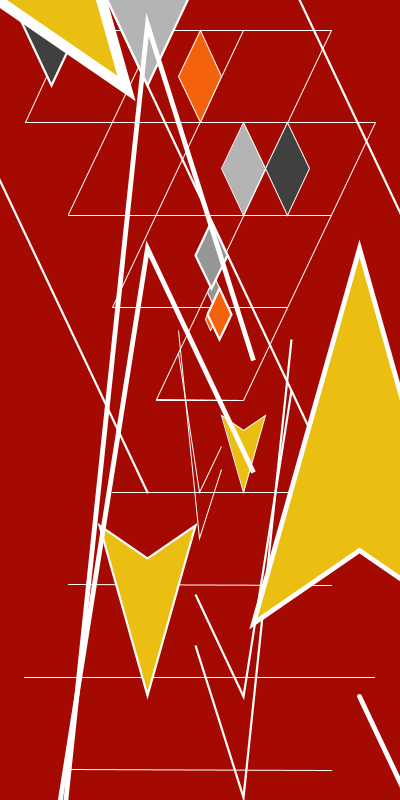
Frame 1 (no input)
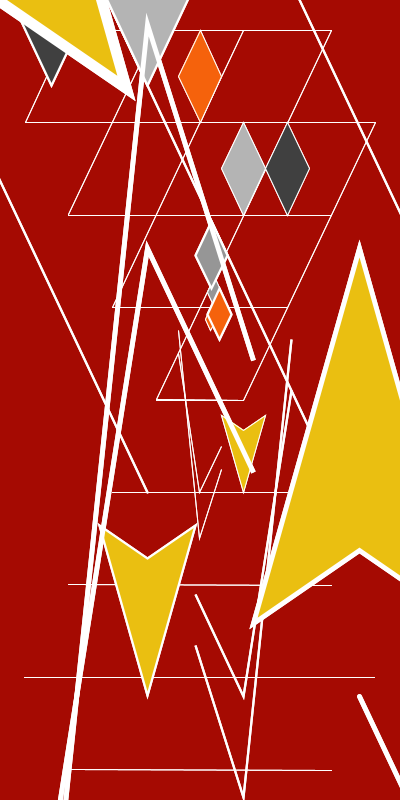
Frame 2 (the mouse pressed at the canvas centre, redrawn once)

The Processing sketch that drew these frames (run headless with seeded random() and noise(); the mouse was pressed at the canvas centre and the sketch redrawn once):

// Processing sketch: processing_24609
// ── processing_24609.pde



//////   WALLPAPER PROJECT 4   ////////
//////       -------------     ////////

void setup(){
  size(400,800);

  background(165, 10, 2);
  smooth();
  noLoop();
  
  strokeWeight(1);
  stroke(255);
}

final float xStart = 25;
final float yStart = 30;

float xs, ys;

float xDiff;
float yDiff;

void draw(){
  
  
  xs = xStart - width / 2;
  ys = yStart - height / 2;
  xDiff = (width / 2 - xStart) / 4;
  yDiff = (height / 2 - yStart) / 4;
  
  translate(width / 2, height / 2);
  
  horiLines();
  rotate(PI);
  horiLines();
  
  rotate(PI);
  diaLines();
  scale(-1.0, 1.0);
  diaLines();
  rotate(PI);
  diaLines();
  scale(-1.0, 1.0);
  diaLines();
  rotate(PI);
  
  scale(1.5);
  
  float at = xs + xDiff * 5;
  fill(255);
  quad(at, ys, at + xDiff / 2, ys + yDiff / 2, at, ys + yDiff, at - xDiff / 2, ys + yDiff / 2);
  
  fill(33, 135, 234);
  rotate(PI);
  quad(at, yStart, at + xDiff / 2, yStart / 2, at, 0, at - xDiff / 2, yStart / 2);
  
  rotate(PI);
  fill(255);
  quad(at, yStart, at + xDiff / 2, yStart / 2, at, 0, at - xDiff / 2, yStart / 2);
  

  
}

void horiLines() {
  int i = 0;
  line(xs + xDiff, ys, width / 2 - (xStart + xDiff), ys);
  while (i < 4) {
    line(xs + i * xDiff, ys + yDiff + i * yDiff,
         width / 2 - (xStart + i * xDiff), ys + yDiff + i * yDiff);
    i += 1;
  }
  float at = xs + xDiff * 5;
  fill(240, 193, 2);
  
  
  
}

void diaLines() {
  int i = 0;
  while (i < 4) {
    line(xs + i * xDiff, ys + (i + 1) * yDiff, xs + (i * 2 + 1) * xDiff, ys);
    i += 1;
  }
  

  line(xs + 5 * xDiff, ys + 4 * yDiff, xs + 8 * xDiff, ys + yDiff);
  
  float at = xs + xDiff * 5;
  fill(180);
  quad(at, ys + yDiff, at + xDiff / 2, (ys + yDiff / 2) + yDiff, at, (ys + yDiff) + yDiff, at - xDiff / 2, (ys + yDiff / 2) + yDiff);
  
  fill(64);
  quad(at + xDiff, ys + yDiff, (at + xDiff / 2) + xDiff, (ys + yDiff / 2) + yDiff, at + xDiff, (ys + yDiff) + yDiff, (at - xDiff / 2) + xDiff, (ys + yDiff / 2) + yDiff);
  
  fill(245, 98, 12);
  quad(0, ys, 0 + xDiff / 2, ys + yDiff / 2, 0, ys + yDiff, 0 - xDiff / 2, ys + yDiff / 2);
  
  fill(150); 
  quad(0, yDiff, 0 + xDiff / 2, yDiff / 2, 0, yDiff, 0 - xDiff / 2, 0 - yDiff / 2);
  
  fill(11, 29, 118);
  quad(0, yDiff * 1.5, 0 + xDiff / 2, (yDiff / 2) * 1.5, 0, yDiff * 1.5, 0 - xDiff / 2, (0 - yDiff / 2) * 1.5);
  
  fill(234, 191, 17);
  quad(at, yStart, at + xDiff / 2, yStart / 2, at, yDiff, at - xDiff / 2, yStart / 2);
  
  fill(245, 98, 12);
  
  quad(at / 4, ys / 4, (at + xDiff / 2) / 4, (ys + yDiff / 2) / 4, at / 4, (ys + yDiff) / 4, (at - xDiff / 2) / 4, (ys + yDiff / 2) / 4);
  
  fill(150);
  quad(at / 3, ys / 3, (at + xDiff / 2) / 3, (ys + yDiff / 2) / 3, at / 3, (ys + yDiff) / 3, (at - xDiff / 2) / 3, (ys + yDiff / 2) / 3);
  
  translate(xDiff, yDiff);
  scale(2.2);
  
  

  
  
  
}
